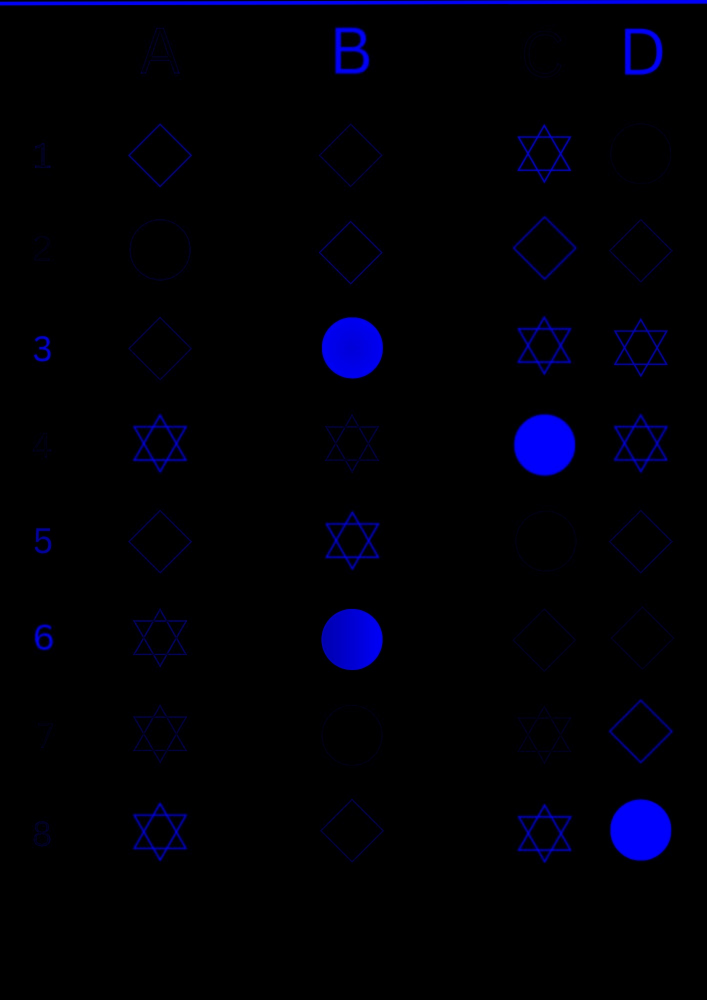
#> input picture ProjectX-Task1/Bhaskar1.jpg, 1414 x 2000 px (shown at 1/2 size); the run also reads 1 picture not shown here
$ python ap_test2.py
#> lines starting #> are read from the running program, lines starting #| are printed output that depends on the picture; after the words box and inside, x2 and y2 are one past the last pixel; in counts of white or black regions, pixels touching at a corner belong together
import cv2 as cv
import numpy as np

def detect_filled_circles(img1_path, img2_path, img3_path, template_path, rows, cols=5):

#> called with img1_path = 'Bhaskar1.jpg', img2_path = 'Ganshyam1.jpg', img3_path = 'Raghav1.jpg', template_path = 'template.png', rows = 10, cols = 5
  img1 = cv.resize(cv.imread(img1_path, 0), (0,0), fx=0.5, fy=0.5)
#> img1: shape (1000, 707); min 0, max 30, mean 0.9
  img2 = cv.resize(cv.imread(img2_path, 0), (0,0), fx=0.5, fy=0.5)
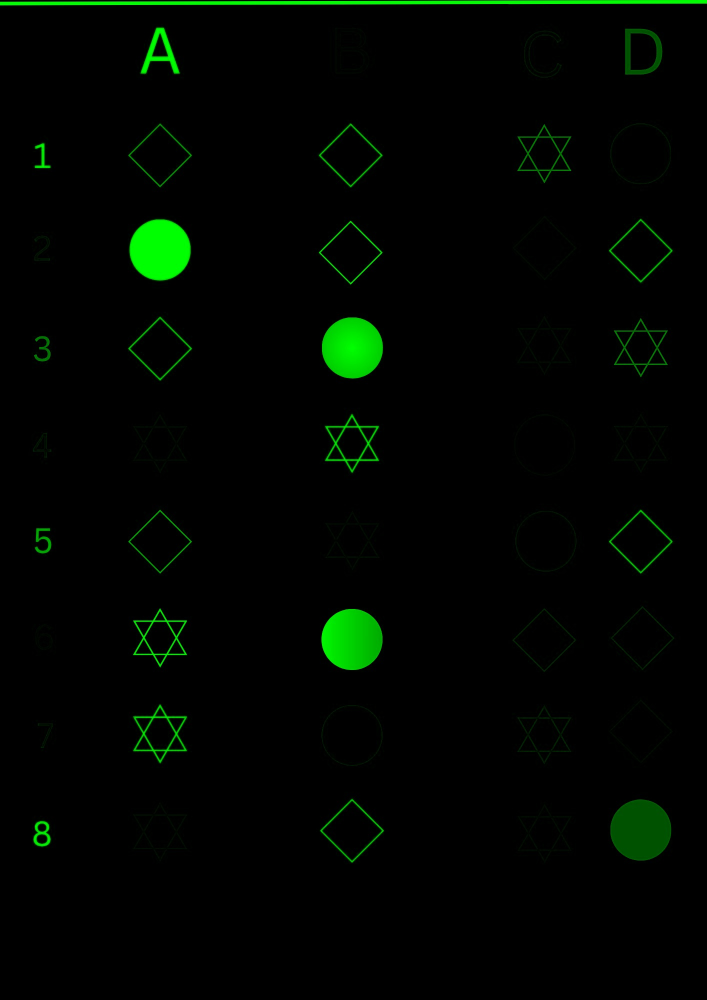
#> input picture ProjectX-Task1/Ganshyam1.jpg, 1414 x 2000 px (shown at 1/2 size)
#> img2: shape (1000, 707); min 0, max 151, mean 3.5
  img3 = cv.resize(cv.imread(img3_path, 0), (0,0), fx=0.5, fy=0.5)
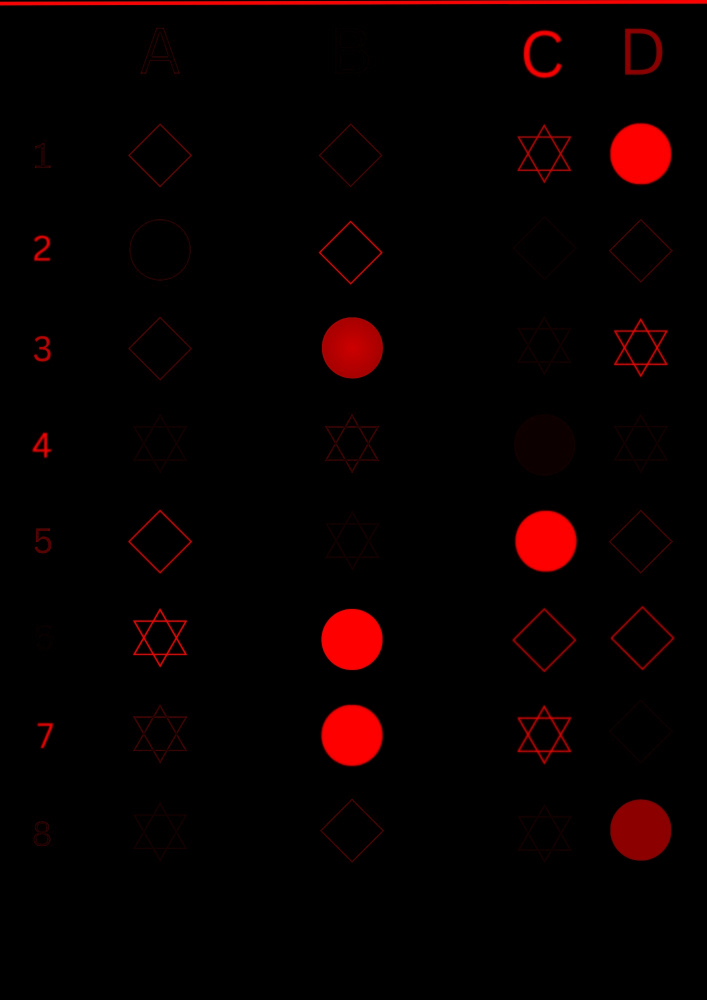
#> input picture ProjectX-Task1/Raghav1.jpg, 1414 x 2000 px (shown at 1/2 size)
#> img3: shape (1000, 707); min 0, max 77, mean 2.5
  template = cv.resize(cv.imread(template_path, 0), (0,0), fx=0.5, fy=0.5)
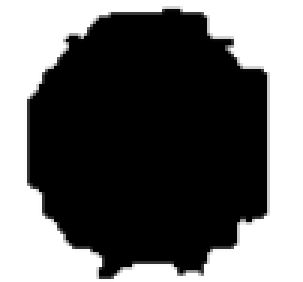
#> input picture ProjectX-Task1/template.png, 101 x 94 px (shown 3 times larger)
#> template: shape (47, 50); min 0, max 255, mean 101.6

  combined = cv.bitwise_or(cv.bitwise_or(img1, img2), img3)

  for y in range(combined.shape[0]):
    for x in range(combined.shape[1]):
      if combined[y,x] != 0:
        combined[y,x] = 255
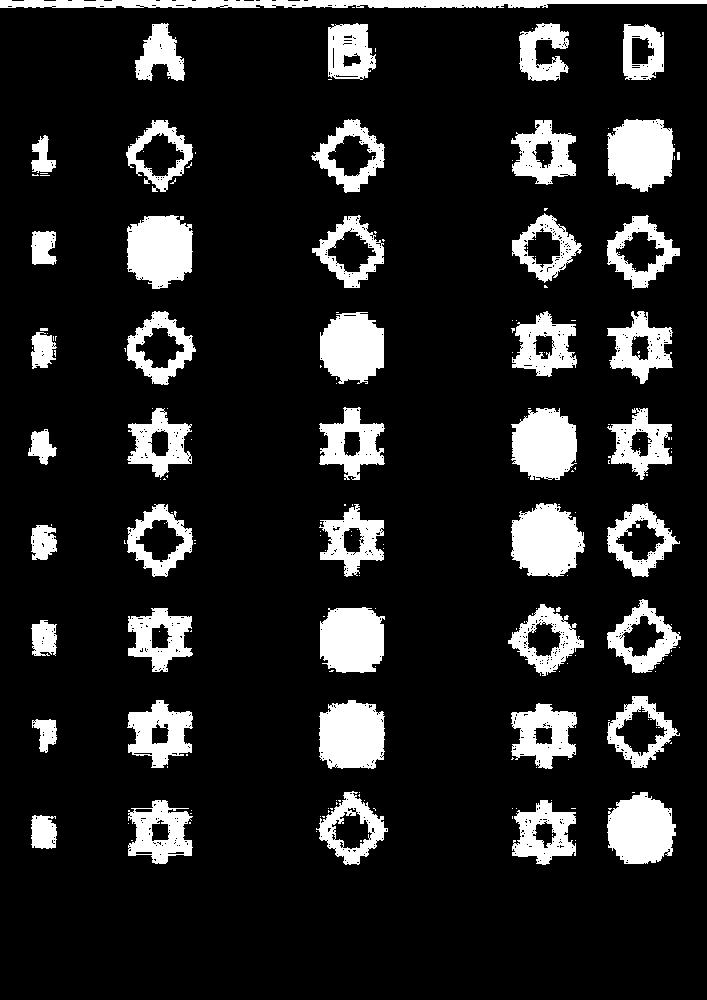
#> combined: shape (1000, 707); 14.1% white; 196 white regions (149 under 20 px), largest, box (x1, y1, x2, y2) and area: (0, 0, 707, 8) 4597, (511, 503, 585, 577) 4060, (127, 215, 193, 289) 3898

  blurred = cv.GaussianBlur(combined, (5,5), 0)
  _, thresh = cv.threshold(blurred, 127, 255, cv.THRESH_BINARY_INV)
#> thresh: shape (1000, 707); 85.7% white; 58 black regions (12 under 20 px), largest, box (x1, y1, x2, y2) and area: (0, 0, 707, 8) 4749, (511, 503, 585, 577) 4086, (127, 215, 193, 289) 3904

  height, width = thresh.shape
#> height = 1000; width = 707
  cell_h = height // rows
#> cell_h = 100
  cell_w = width // cols
#> cell_w = 141
  column_labels = [' ', 'A', 'B', 'C', 'D']
  filled_positions = []
  start_row = 1
  start_col = 1

  for r in range(start_row, rows - 2):
    for c in range(start_col, cols):
      x1 = c * cell_w
      y1 = r * cell_h
      cell = thresh[y1:y1 + cell_h, x1:x1 + cell_w]

      cell_gray = cell.copy().astype(np.uint8)
      res = cv.matchTemplate(cell_gray, template, cv.TM_CCOEFF_NORMED)
      _, max_val, _, _ = cv.minMaxLoc(res)

      if max_val > 0.4:
        label = f"{column_labels[c]}{r - start_row + 1}"
        filled_positions.append(label)

        cv.rectangle(thresh, (x1, y1), (x1 + cell_w, y1 + cell_h), (0, 255, 0), 2)
        cv.putText(thresh, label, (x1 + 5, y1 + 20), cv.FONT_HERSHEY_SIMPLEX, 0.5, (0, 0, 255), 1)
#> cell_gray: shape (100, 141); 83.7% white; 3 black regions, box (x1, y1, x2, y2) and area: (43, 0, 113, 68) 1783, (0, 11, 13, 58) 402, (66, 92, 91, 100) 117
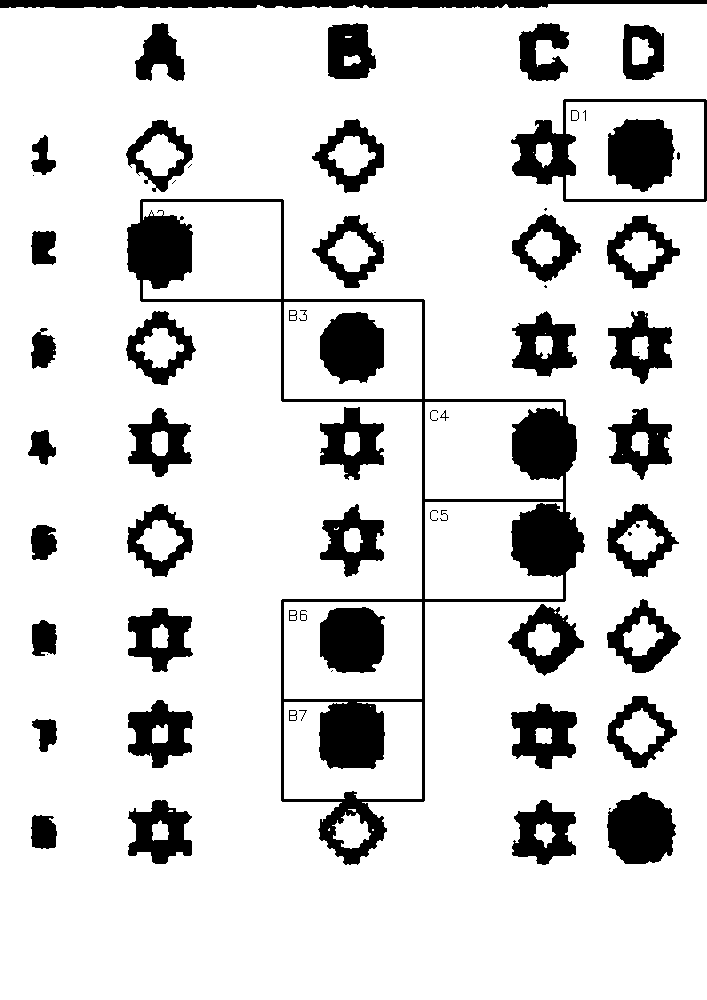
#> thresh: shape (1000, 707); 84.5% white; 66 black regions (14 under 20 px), largest, box (x1, y1, x2, y2) and area: (127, 199, 585, 865) 24890, (0, 0, 707, 8) 4749, (608, 119, 675, 192) 3898
#> after the loop, filled_positions = ['D1', 'A2', 'B3', 'C4', 'C5', 'B6', 'B7']

  cv.imshow("Detected Filled Circles", thresh)
  cv.waitKey(0)
  cv.destroyAllWindows()
  return filled_positions

# Test Case 1
filled1 = detect_filled_circles("Bhaskar1.jpg", "Ganshyam1.jpg", "Raghav1.jpg", "template.png", rows=10)
#> filled1 = ['D1', 'A2', 'B3', 'C4', 'C5', 'B6', 'B7']
print("TC1:", filled1)
#| TC1: ['D1', 'A2', 'B3', 'C4', 'C5', 'B6', 'B7']

# Test Case 2
filled2 = detect_filled_circles("Bhaskar2.jpg", "Ganshyam2.jpg", "Raghav2.jpg", "template.png", rows=12)
#> call 2 of detect_filled_circles, with img1_path = 'Bhaskar2.jpg', img2_path = 'Ganshyam2.jpg', img3_path = 'Raghav2.jpg', template_path = 'template.png', rows = 12, cols = 5
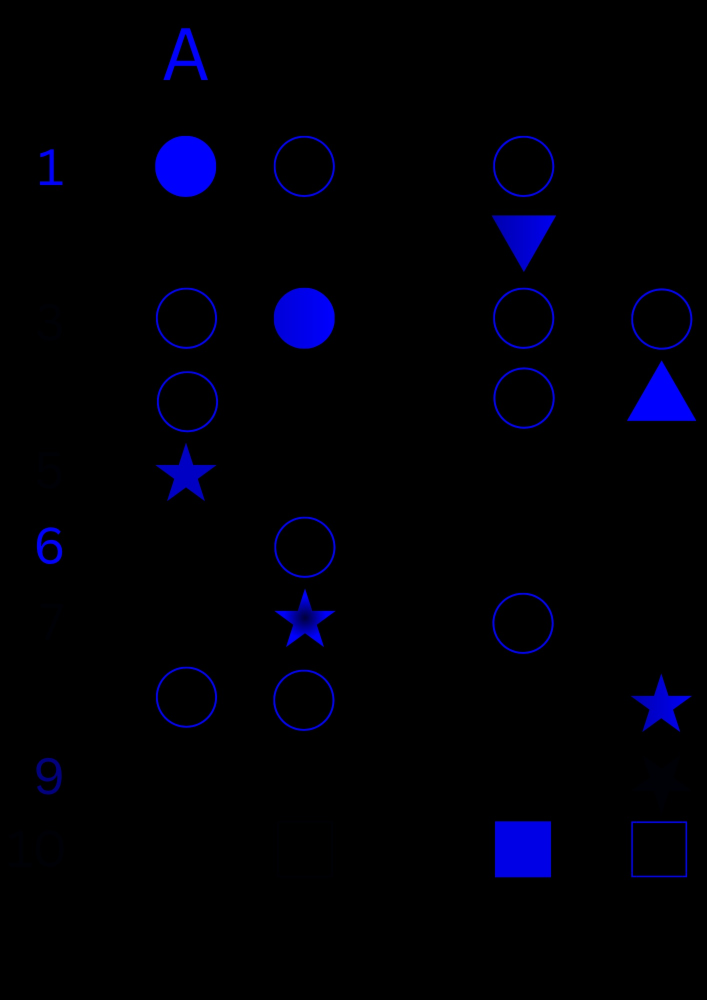
#> input picture ProjectX-Task1/Bhaskar2.jpg, 1414 x 2000 px (shown at 1/2 size)
#> in detect_filled_circles (call 2), `img2 = cv.resize(cv.imread(img2_path, 0), (0,0), fx=0.5, fy=0.5)`:
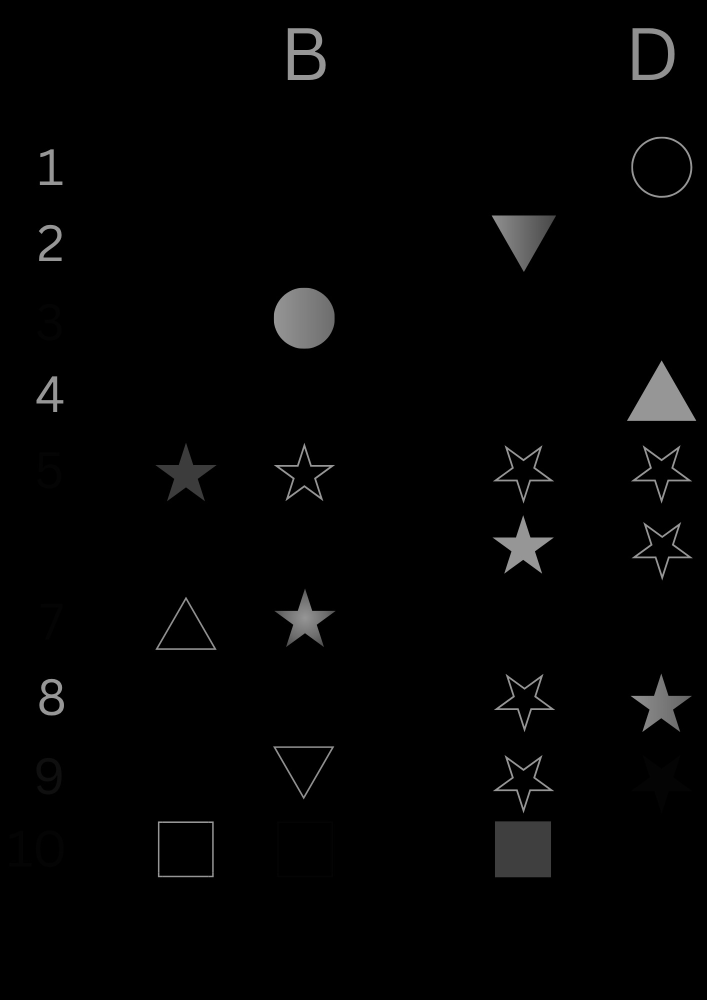
#> img2: shape (1000, 707); min 0, max 152, mean 3.7
#> (the run stopped early here; a loop or call above may not have finished)
